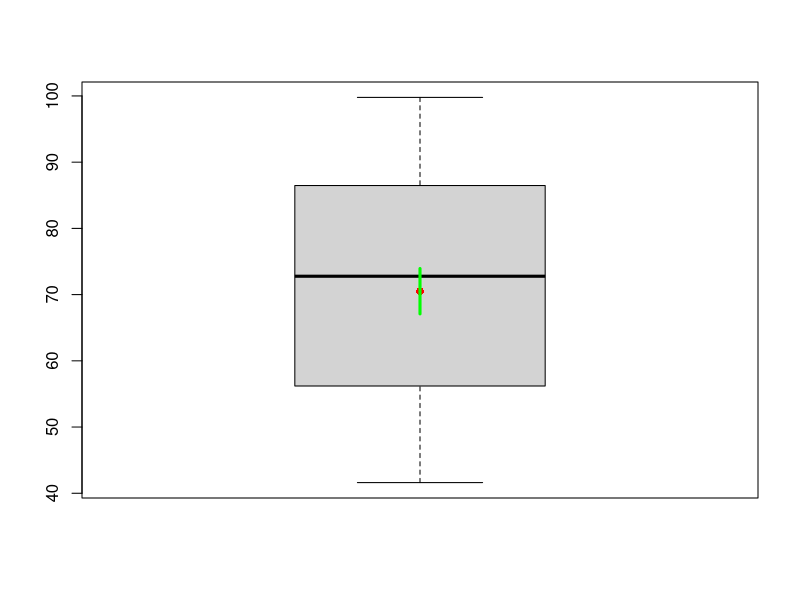
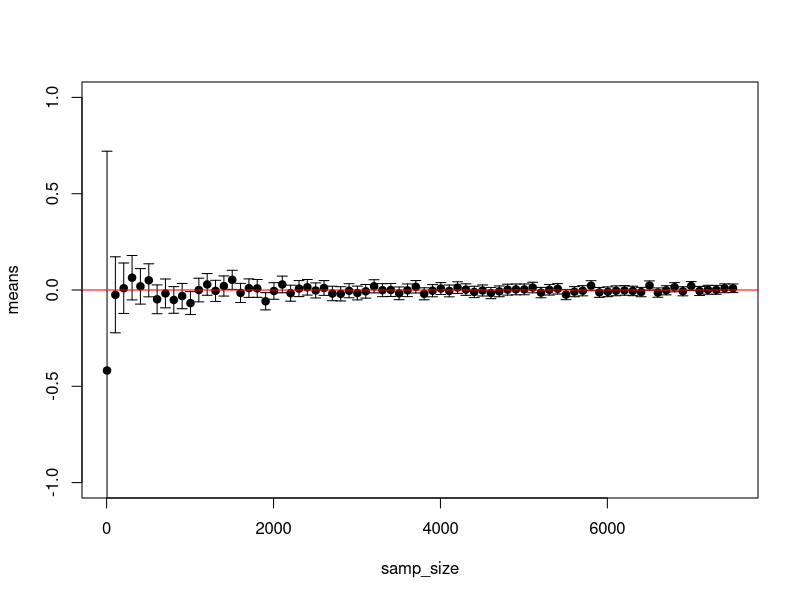
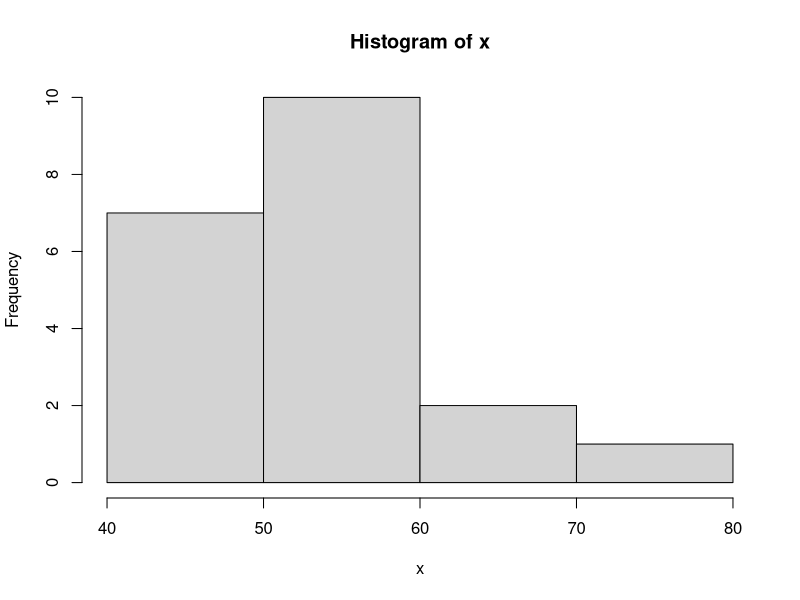
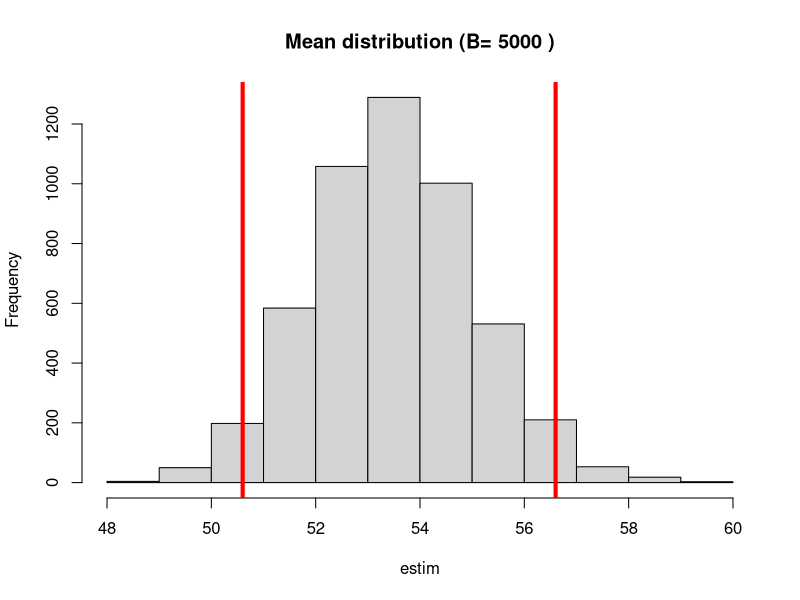
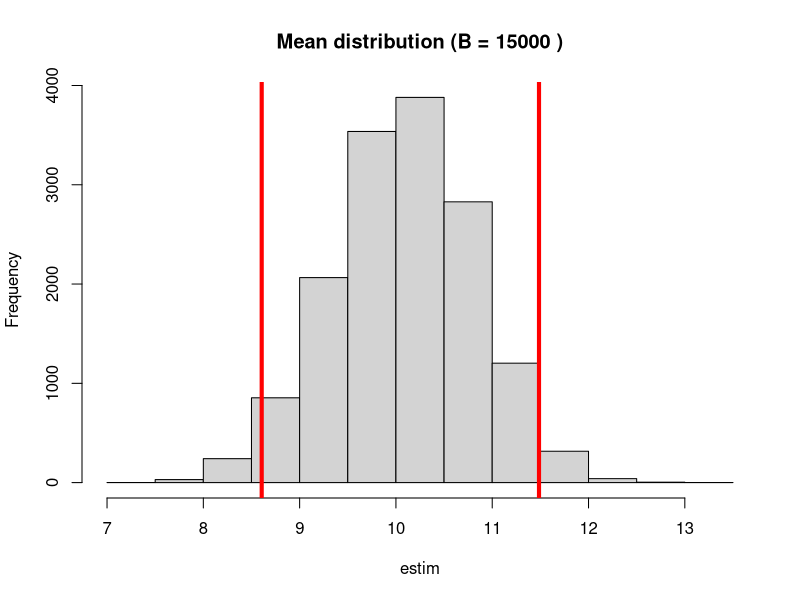

Here is the R script that generated these plots, in order:
## ---- chunk 1
knitr::opts_chunk$set(echo = TRUE)
## ---- chunk 2
setwd("/home/hjulienn/Teaching/Cours_PhD/IC_tests/")
## ---- chunk 3
      ## Load the data
      data = read.csv("./Data/lungA.csv")
      
      ## Number of observations
      n = nrow(data)
      
      ## Get the quantile
      u = qnorm(0.975)
      
      ## Parameter estimation
      mean.pollution = mean(data$pollution)
      sd.pollution = sd(data$pollution)
      
      ## Confidence interval (95%) of the mean
      ICsup = mean.pollution + u*sd.pollution/sqrt(n)
      ICinf = mean.pollution - u*sd.pollution/sqrt(n)
      
      ## print the result
      cat(paste("95% confidence interval = [",round(ICinf,2),";",round(ICsup,2),"]"))
## ---- chunk 4

      ## Representation (different from a boxplot)
      boxplot(data$pollution)
      points(mean.pollution,pch=16,col="red")
      segments(1,ICinf,1,ICsup,lwd=3,col="green")
## ---- chunk 5
      samp_size = seq(5, 7505, 100)
      means = c()
      sds = c()
      #Let's draw samples from a gaussian
      
      for(ns in samp_size)
      {
       gaussian_sample = rnorm(ns, mean=0, sd = 1)
       means = c(means, mean(gaussian_sample))
       sds = c(sds,sd(gaussian_sample)/sqrt(ns))
      }
        
        ## Representation (different from a boxplot)
  u = qnorm(0.975)
      
  plot(samp_size, means,pch=19, ylim = c(-1,1))
  # horizontal error bars
  arrows(samp_size, means-u*sds, samp_size, means+u*sds, length=0.05, angle=90, code=3)
  abline(h=0,col="red")
      
## ---- chunk 6
data = read.csv("./Data/malaria_longitudinal_data_simul.csv")

summary(data)
str(data)
head(data)
## ---- chunk 7
temp_control_week1 = data$temp[data$pv.lm=="yes" & data$group=="Control" & data$week==1]
temp_control_week12 = data$temp[data$pv.lm=="yes" & data$group=="Control" & data$week==12]
## ---- chunk 8
u = qnorm(0.975)
## ---- chunk 9
mean.week1 = mean(temp_control_week1);
mean.week12 = mean(temp_control_week12)
sd.week1 = sd(temp_control_week1);  
sd.week12 = sd(temp_control_week12)
n.week1 = length(temp_control_week1);   
n.week12 = length(temp_control_week12)
## ---- chunk 10
ICsup.week1 = mean.week1 + u*sd.week1/sqrt(n.week1);  
ICsup.week12 = mean.week12 + u*sd.week12/sqrt(n.week12)
ICinf.week1 = mean.week1 - u*sd.week1/sqrt(n.week1);  
ICinf.week12 = mean.week12 - u*sd.week12/sqrt(n.week12)

cat(paste("95% confidence interval = [",round(ICinf.week1,2),";",round(ICsup.week1,2),"]"))
cat(paste("95% confidence interval = [",round(ICinf.week12,2),";",round(ICsup.week12,2),"]"))
## ---- chunk 11
data = read.csv("./Data/malaria_longitudinal_data_simul.csv")

summary(data)
## ---- chunk 12
## Extract from the entire table
temp_control_week1 = data$temp[data$pv.lm=="yes" & data$group=="Control" & data$week==1]
temp_control_week12 = data$temp[data$pv.lm=="yes" & data$group=="Control" & data$week==12]

## Get the quantile
u = qnorm(0.975)

## Parameter estimation
mean.week1 = mean(temp_control_week1);
mean.week12 = mean(temp_control_week12)
sd.week1 = sd(temp_control_week1);  
sd.week12 = sd(temp_control_week12)
n.week1 = length(temp_control_week1);   
n.week12 = length(temp_control_week12)

## Confidence interval (95%)
ICsup.week1 = mean.week1 + u*sd.week1/sqrt(n.week1);  
ICsup.week12 = mean.week12 + u*sd.week12/sqrt(n.week12)
ICinf.week1 = mean.week1 - u*sd.week1/sqrt(n.week1);  
ICinf.week12 = mean.week12 - u*sd.week12/sqrt(n.week12)

cat(paste("95% confidence interval = [",round(ICinf.week1,2),";",round(ICsup.week1,2),"]"))
cat(paste("95% confidence interval = [",round(ICinf.week12,2),";",round(ICsup.week12,2),"]"))
## ---- chunk 13
## Extract from the entire table
hemo_control_week1 = data$haem.hb.level[data$group=="Control" & data$week==1]
hemo_art_week1 = data$haem.hb.level[data$group=="ART" & data$week==1]
hemo_artpq_week1 = data$haem.hb.level[data$group=="ART&PQ" & data$week==1]

## Get the quantile
u = qnorm(0.95)

## Parameter estimation
mean.control = mean(hemo_control_week1); 
mean.art = mean(hemo_art_week1);   
mean.artpq = mean(hemo_artpq_week1)
sd.control = sd(hemo_control_week1);      sd.art = sd(hemo_art_week1);        sd.artpq = sd(hemo_artpq_week1)
n.control = length(hemo_control_week1);   n.art = length(hemo_art_week1);     n.artpq = length(hemo_artpq_week1)

## Confidence interval (95%)
ICsup.control = mean.control + u*sd.control/sqrt(n.control);  ICsup.art = mean.art + u*sd.art/sqrt(n.art);  ICsup.artpq = mean.artpq + u*sd.artpq/sqrt(n.artpq)
ICinf.control = mean.control - u*sd.control/sqrt(n.control);  ICinf.art = mean.art - u*sd.art/sqrt(n.art);  ICinf.artpq = mean.artpq - u*sd.artpq/sqrt(n.artpq)

cat(paste("90% confidence interval = [",round(ICinf.control,2),";",round(ICsup.control,2),"]"))
cat(paste("90% confidence interval = [",round(ICinf.art,2),";",round(ICsup.art,2),"]"))
cat(paste("90% confidence interval = [",round(ICinf.artpq,2),";",round(ICsup.artpq,2),"]"))
## ---- chunk 14
vi = c(78, 84, 91, 76, 79, 71, 83, 84, 75, 90)
length(vi)
## Get the quantile
t = qt(0.975,9)

## Parameter estimation
mean.vi = mean(vi)
sd.vi = sd(vi)

## Confidence interval (95%)
ICsup = mean.vi + t*sd.vi/sqrt(10)
ICinf = mean.vi - t*sd.vi/sqrt(10)
cat(paste("95% confidence interval = [",round(ICinf,2),";",round(ICsup,2),"]"))
## ---- chunk 15
temp_week1 =  data$haem.hb.level[data$village=="UTAMUP" & data$group=="ART" & data$week==1]
temp_week12=  data$haem.hb.level[data$village=="UTAMUP" & data$group=="ART" & data$week==12]

## Get the size
n1 = length(temp_week1)
n12 = length(temp_week12)

## Get the quantile
t1 = qt(0.975,n1-1)
t12 = qt(0.975,n12-1)

## Parameter estimation
mean.week1  = mean(temp_week1);
mean.week12  = mean(temp_week12)
sd.week1  = sd(temp_week1);
sd.week12  = sd(temp_week12)

## Confidence interval (95%)
ICsup.week1 = mean.week1 + t1*sd.week1/sqrt(n1);
ICsup.week12 = mean.week12 + t12*sd.week12/sqrt(n12)
ICinf.week1 = mean.week1 - t1*sd.week1/sqrt(n1);
ICinf.week12 = mean.week12 - t12*sd.week12/sqrt(n12)

cat(paste("95% confidence interval = [",round(ICinf.week1,2),";",round(ICsup.week1,2),"]"))
cat(paste("mean",mean.week1,"95% confidence interval = [",round(ICinf.week12,2),";",round(ICsup.week12,2),"]"))

## ---- chunk 16
## data
x = c(43, 55, 45, 46, 57, 52, 61, 47, 52, 57, 48, 57, 52, 62, 50, 53, 72, 58, 58, 45)
hist(x,breaks=3)

## Number of resampling
B = 5000

## Resampling
estim = c()
for(i in 1:B){
  subsamp = sample(x,size = 20,replace = TRUE)
  if(i%%100==0){
  print(subsamp)
  }
  estim = c(estim, mean(subsamp))    
}
## Representation (histogram)
hist(estim,main = paste("Mean distribution (B=",B,")"))
mean.boot = mean(estim)

## Get the CI
ICinf = quantile(estim,probs = 0.025)
ICsup = quantile(estim,probs = 0.975)
cat(paste("95% confidence interval = [",round(ICinf,2),";",round(ICsup,2),"]"))

## Representation (add IC on the hist)
abline(v=ICinf,col="red",lwd=4)
abline(v=ICsup,col="red",lwd=4)

## ---- chunk 17
### Get the data

x = data$haem.hb.level[data$village=="UTAMUP" & data$group=="ART" & data$week==1]

## Number of resampling
B = 15000

## Resampling
estim = c()
for(i in 1:B)
{
  subsamp = sample(x,size = length(x),replace = TRUE)
  estim = c(estim, mean(subsamp))    
}
## Representation (histogram)
hist(estim,main = paste("Mean distribution (B =", B,")"))

## Get the CI
ICinf = quantile(estim,probs = 0.025)
ICsup = quantile(estim,probs = 0.975)
cat(paste("95% confidence interval = [",round(ICinf,2),";",round(ICsup,2),"]"))

## Representation (add IC on the hist)
abline(v=ICinf,col="red",lwd=4)
abline(v=ICsup,col="red",lwd=4)
## ---- chunk 18
data = read.csv("./Data/lungA.csv")

## Get the data
x = data$smoker

## Get the size
n = length(x)

## Get the quantile
u = qnorm(0.975)

## Parameter estimation
prop = sum(x)/n
sd.prop = sqrt(prop*(1-prop)/n)

## Confidence interval (95%)
ICsup = prop + u*sd.prop
ICinf = prop - u*sd.prop
cat(paste("95% confidence interval = [",round(ICinf,2),";",round(ICsup,2),"]"))
## ---- chunk 19
## Load the data
data = read.csv("./Data/malaria_longitudinal_data_simul.csv")

## Get the data
x1 = data$pv.lm[data$group=="ART&PQ" & data$week==1]
x12 = data$pv.lm[data$group=="ART&PQ" & data$week==12]

## Get the size
n1 = length(x1)
n12 = length(x12)

## Get the quantile
u = qnorm(0.975)

## Parameter estimation
prop1 = sum(x1=="yes")/n1; 
prop12 = sum(x12=="yes")/n12
sd.prop1 = sqrt(prop1*(1-prop1)/n1); 
sd.prop12 = sqrt(prop12*(1-prop12)/n12)

## Confidence interval (90%)
ICsup1 = prop1 + u*sd.prop1; 
ICsup12 = prop12 + u*sd.prop12
ICinf1 = prop1 - u*sd.prop1; 
ICinf12 = prop12 - u*sd.prop12
cat(paste("95% confidence interval = [",round(ICinf1,2),";",round(ICsup1,2),"]"))
cat(paste("95% confidence interval = [",round(ICinf12,2),";",round(ICsup12,2),"]"))
## ---- chunk 20
## Get the data
x = data$pv.lm[data$group=="ART&PQ" & data$week==12]

## Get the size
n = length(x)

## Parameter estimation
prop = sum(x=="yes")/n

## Confidence interval (95%)
ICsup = qbinom(0.975,n,prop)/n
ICinf = qbinom(0.025,n,prop)/n

cat(paste("95% confidence interval = [",round(ICinf,2),";",round(ICsup,2),"]"))
## ---- chunk 21
temp_ART_week1  = data$haem.hb.level[data$pv.lm=="yes" & data$group=="ART" & data$week==1]
temp_ART_week12 = data$haem.hb.level[data$pv.lm=="yes" & data$group=="ART" & data$week==12]

## Get the quantile
u = qnorm(0.95)

## Parameter estimation
mean.week1 = mean(temp_ART_week1);  mean.week12 = mean(temp_ART_week12)
sd.week1 = sd(temp_ART_week1);      sd.week12 = sd(temp_ART_week12)
n.week1 = length(temp_ART_week1);   n.week12 = length(temp_ART_week12)

## Confidence interval (95%)
ICsup.week1 = mean.week1 + u*sd.week1/sqrt(n.week1);  ICsup.week12 = mean.week12 + u*sd.week12/sqrt(n.week12)
ICinf.week1 = mean.week1 - u*sd.week1/sqrt(n.week1);  ICinf.week12 = mean.week12 - u*sd.week12/sqrt(n.week12)

cat(paste("95% confidence interval = [",round(ICinf.week1,2),";",round(ICsup.week1,2),"]"))
cat(paste("95% confidence interval = [",round(ICinf.week12,2),";",round(ICsup.week12,2),"]"))
## ---- chunk 22
temp_ART_week1  = data$haem.hb.level[data$pv.lm=="yes" & data$group=="ART" & data$week==1 & data$village=="UTAMUP"]
temp_ART_week12 = data$haem.hb.level[data$pv.lm=="yes" & data$group=="ART" & data$week==12  & data$village=="UTAMUP"]

## Get the size
n1 = length(temp_ART_week1)
n12 = length(temp_ART_week12)

## Get the quantile
t1 = qt(0.975,n1-1)
t12 = qt(0.975,n12-1)

## Parameter estimation
mean.week1 = mean(temp_ART_week1);  mean.week12 = mean(temp_ART_week12)
sd.week1 = sd(temp_ART_week1);      sd.week12 = sd(temp_ART_week12)

## Confidence interval (95%)
ICsup.week1 = mean.week1 + t1*sd.week1/sqrt(n1);  ICsup.week12 = mean.week12 + t12*sd.week12/sqrt(n12)
ICinf.week1 = mean.week1 - t1*sd.week1/sqrt(n1);  ICinf.week12 = mean.week12 - t12*sd.week12/sqrt(n12)

cat(paste("95% confidence interval = [",round(ICinf.week1,2),";",round(ICsup.week1,2),"]"))
cat(paste("95% confidence interval = [",round(ICinf.week12,2),";",round(ICsup.week12,2),"]"))

## ---- chunk 23
## Extract from the entire table
tmp  = data$village[data$pv.lm=="yes" & data$group=="ART&PQ" & data$week==12]

## Get the size
n = length(tmp)

## Get the quantile
u = qnorm(0.95)

## Parameter estimation
prop = sum(tmp=="UTAMUP")/n
sd.prop = sqrt(prop*(1-prop)/n)

## Confidence interval (90%)
ICsup = prop + u*sd.prop; ICsupBin = qbinom(0.95,n,prop)/n
ICinf = prop - u*sd.prop; ICinfBin = qbinom(0.05,n,prop)/n

cat(paste("95% confidence interval = [",round(ICinf,2),";",round(ICsup,2),"]"))
cat(paste("95% confidence interval = [",round(ICinfBin,2),";",round(ICsupBin,2),"]"))
